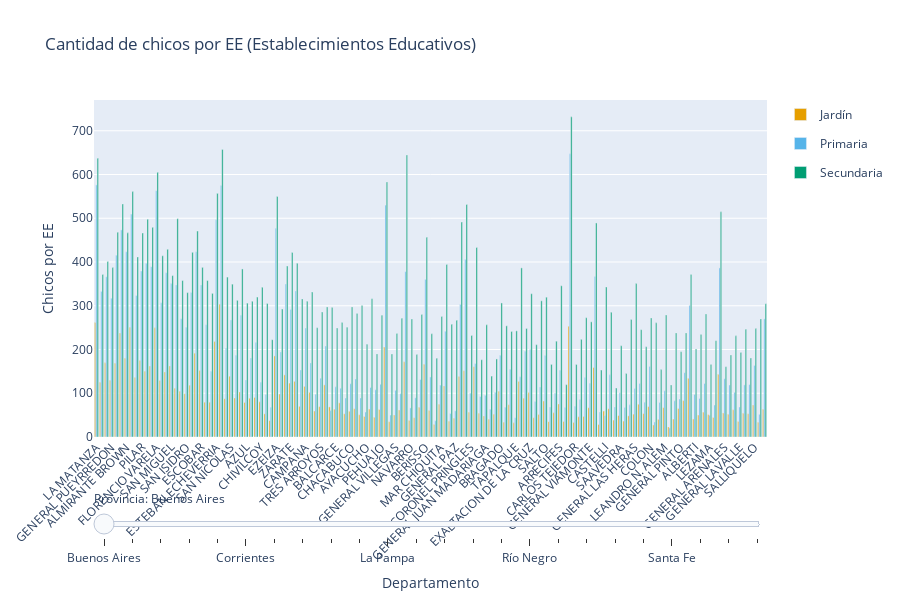

The notebook cell saved with this chart:
### Markdown cell above
"Graficar la cantidad de EE de los departamentos en función de la población,
separando por nivel educativo y su correspondiente grupo etario
(identificándolos por colores). Se pueden basar en la primera consulta SQL
para realizar este gráfico."

### Code cell
import plotly.graph_objects as go

df = pd.read_csv("ConsultasSQL\\Consulta_1.csv")                            # Cargamos los datos

df["chicos_por_jardin"] = df["poblacion_jardin"] / df["jardines"]           # Calculamos chicos por EE
df["chicos_por_primaria"] = df["poblacion_primaria"] / df["primarias"]
df["chicos_por_secundaria"] = df["poblacion_secundaria"] / df["secundarios"]

provincias = df["provincia"].unique()                                       # Listamos las provincias

colores = {
    "Jardín": "#E69F00",                                                # Colores para los niveles educativos
    "Primaria": "#56B4E9",
    "Secundaria": "#009E73"
}

fig = go.Figure()                                                           # Creamos figura con slider

for i, prov in enumerate(provincias):
    subdf = df[df["provincia"] == prov]
    departamentos = subdf["departamento"]

    # Agregar una barra para cada nivel
    for nivel, columna in zip(["Jardín", "Primaria", "Secundaria"],
                              ["chicos_por_jardin", "chicos_por_primaria", "chicos_por_secundaria"]):
        fig.add_trace(go.Bar(
            x=departamentos,
            y=subdf[columna],
            name=nivel,
            marker_color=colores[nivel],
            visible=(i == 0),  # solo la primera provincia visible por defecto
            offsetgroup=nivel,
            legendgroup=nivel,
            xaxis="x",
            yaxis="y"
        ))

steps = []                                                                  # Creamos los pasos del slider
for i, prov in enumerate(provincias):
    visibles = [False] * (len(provincias) * 3)
    for j in range(3):                                                      # cada provincia tiene 3 trazas
        visibles[i * 3 + j] = True
    step = dict(
        method="update",
        args=[{"visible": visibles},
              {"title": f"Provincia: {prov}"}],
        label=prov
    )
    steps.append(step)

sliders = [dict(
    active=0,
    currentvalue={"prefix": "Provincia: "},
    pad={"t": 50},
    steps=steps
)]

# Layout final
fig.update_layout(                                                          # Layout final
    sliders=sliders,
    barmode='group',
    title="Cantidad de chicos por EE (Establecimientos Educativos)",
    xaxis_title="Departamento",
    yaxis_title="Chicos por EE",
    xaxis_tickangle=-45,
    height=600
)

fig.show()
